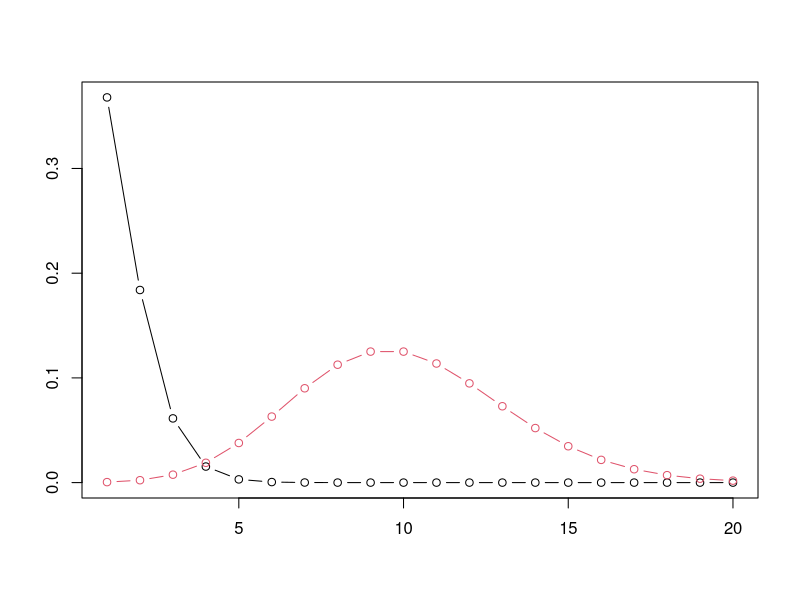

Source code (R):
## ---- chunk 1
x <- 1:20
y1 <- dpois(x, lambda=1)
y2 <- dpois(x, lambda=10)
plot(x, y1, type="b", ann=F)
lines(x, y2, type="b", col=2)
